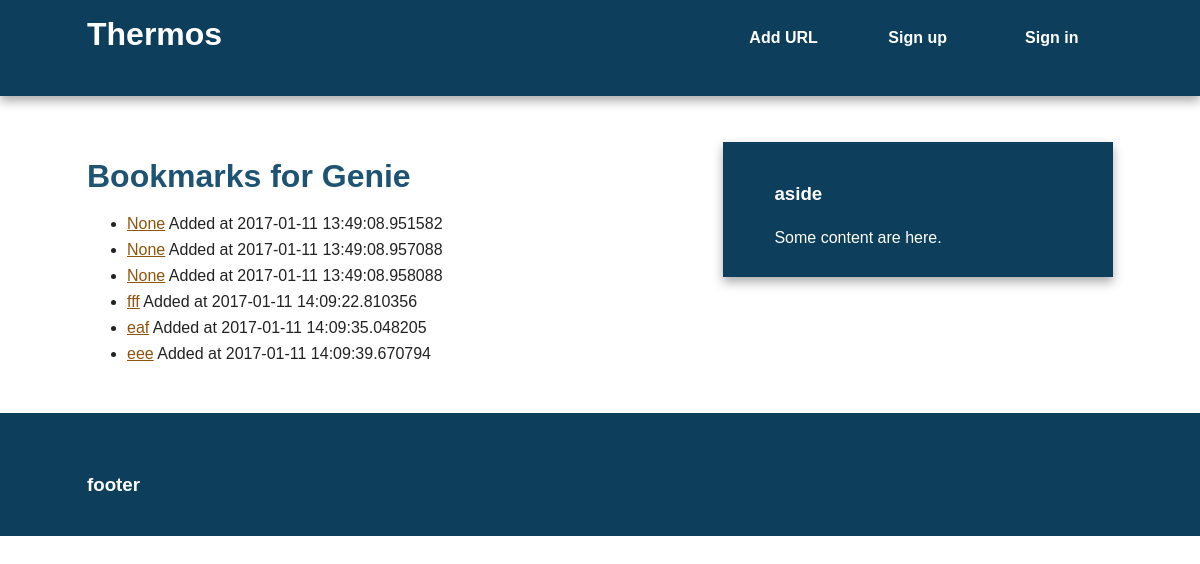
The app's page /user/Genie, older data.
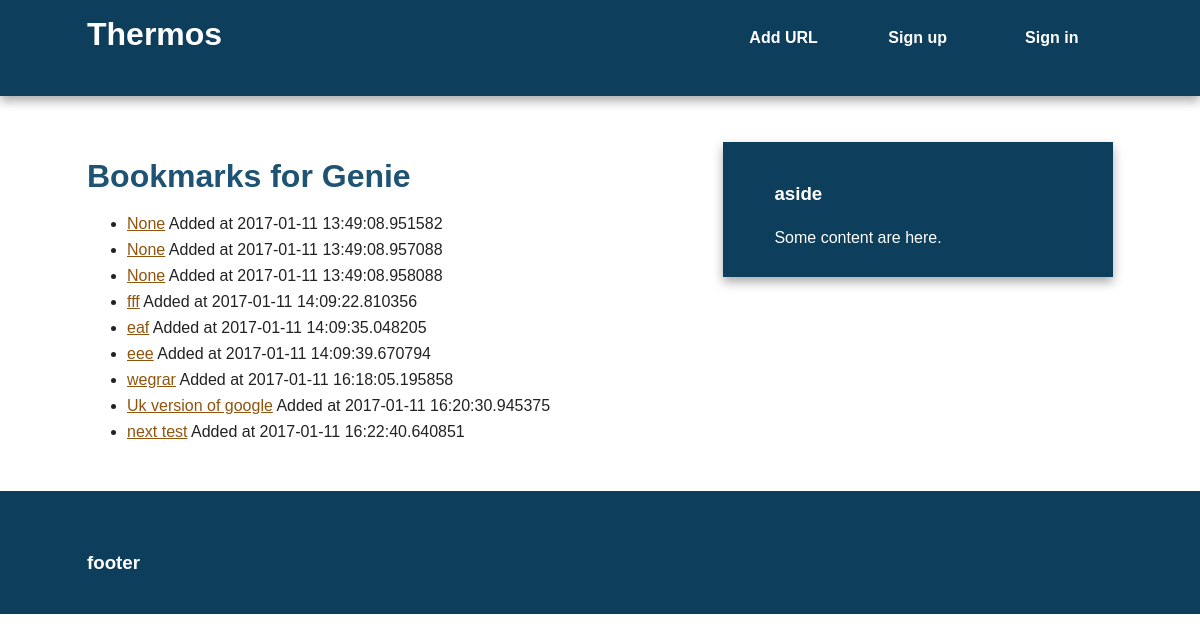
The same page, newer data.
### thermos/models.py (models this page shows, shortened)
class User(db.Model):
    id = db.Column(db.Integer, primary_key=True)
    username = db.Column(db.String(80), unique=True)
    email = db.Column(db.String(120), unique=True)
    bookmarks = db.relationship('Bookmark', backref='user', lazy='dynamic')
    def __repr__(self):
        return '<User %r>' % self.username

class Bookmark(db.Model):
    id = db.Column(db.Integer, primary_key=True)
    url = db.Column(db.Text, nullable=False)
    date = db.Column(db.DateTime, default=datetime.utcnow)
    description = db.Column(db.String(300))
    user_id = db.Column(db.Integer, db.ForeignKey('user.id'), nullable=False)

### thermos/views.py (the view)
@app.route('/user/<username>')
def user(username):
    print(username)
    user = User.query.filter_by(username=username).first_or_404() #SQLAlchemy magic again!!!url_for
    print(user)
    return render_template('user.html', user=user)

### thermos/templates/user.html (shortened to what this page needs)
{% extends "base.html" %}
{% block content %}
    <article>
        <header>
            <h1>Bookmarks for {{ user.username }}</h1>
            <ul>
                {% for bm in user.bookmarks %}
                    <li>
                        <a href="{{ bm.url }}">{{ bm.description }}</a>
                        <span class="timestamp">Added at {{ bm.date }}</span>
                    </li>
                {% else %}
                    <li>This user has not added any bookmarks yet.</li>
                {% endfor %}
            </ul>
        </header>
    </article>
{% endblock %}

### thermos/templates/base.html (shortened to what this page needs)
<!doctype html>
<html class="no-js" lang="">
<head>
    <link rel="stylesheet" href="{{ url_for('static', filename="../static/css/normalize.min.css") }}">
    <link rel="stylesheet" href="{{ url_for('static', filename="../static/css/main.css") }}">
</head>
<body>
<div class="header-container">
    <header class="wrapper clearfix">
        <a href]="{{ url_for('index') }}"><h1 class="title">Thermos</h1></a>
        <nav>
            <ul>
                <li><a href="{{ url_for('add') }}">Add URL</a></li>
                <li><a href="#">Sign up</a></li>
                <li><a href="#">Sign in</a></li>
            </ul>
        </nav>
    </header>
</div>
<div class="main-container">
    <div class="main wrapper clearfix">
        {% block content %}
        {% endblock %}
        {% block sidebar %}
            <aside>
                <h3>aside</h3>
                <p> Some content are here.</p>
            </aside>
        {% endblock %}
    </div>
</div>
<div class="footer-container">
    <footer class="wrapper">
        <h3>footer</h3>
    </footer>
</div>
</body>
</html>

### thermos/static/css/main.css (style rules this page uses)
html { color: #222; font-size: 1em; line-height: 1.4; }
body { font: 16px/26px Helvetica, Helvetica Neue, Arial; }
.wrapper { width: 90%; margin: 0 5%; }
.header-container { border-bottom: 20px solid #0D3E5B; }
.footer-container, .main aside { border-top: 20px solid #0D3E5B; }
.header-container, .footer-container, .main aside { background: #0D3E5B; }
.title { color: white; }
nav ul { margin: 0; padding: 0; list-style-type: none; }
nav a { display: block; margin-bottom: 10px; padding: 15px 0; text-align: center; text-decoration: none; font-weight: bold; color: white; background: #0D3E5B; }
.main { padding: 30px 0; }
.main article h1 { font-size: 2em; }
.main aside { color: white; padding: 0px 5% 10px; }
.footer-container footer { color: white; padding: 20px 0; }
a { color: #8F540D; }
h1, h2, h3, h4, h5, h6 { color: #1E5373; }
.main aside h3, footer h3 { color:white; }
@media only screen and (min-width: 480px) { nav a { float: left; width: 27%; margin: 0 1.7%; padding: 25px 2%; margin-bottom: 0; } }
@media only screen and (min-width: 480px) { nav li:first-child a { margin-left: 0; } }
@media only screen and (min-width: 480px) { nav li:last-child a { margin-right: 0; } }
@media only screen and (min-width: 480px) { nav ul li { display: inline; } }
@media only screen and (min-width: 768px) { .header-container, .main aside { -webkit-box-shadow: 0 5px 10px #aaa; -moz-box-shadow: 0 5px 10px #aaa; box-shadow: 0 5px 10px #aaa; } }
@media only screen and (min-width: 768px) { .title { float: left; } }
@media only screen and (min-width: 768px) { nav { float: right; width: 38%; } }
@media only screen and (min-width: 768px) { .main article { float: left; width: 57%; } }
@media only screen and (min-width: 768px) { .main aside { float: right; width: 28%; } }
@media only screen and (min-width: 1140px) { .wrapper { width: 1026px; margin: 0 auto; } }
.clearfix:before, .clearfix:after { content: " "; display: table; }
.clearfix:after { clear: both; }
.clearfix { *zoom: 1; }

Row changes from the older to the newer data that the page shows:
added Bookmark: description "wegrar", date "2017-01-11 16:18:05.195858"
added Bookmark: description "Uk version of google", date "2017-01-11 16:20:30.945375"
added Bookmark: description "next test", date "2017-01-11 16:22:40.640851"
